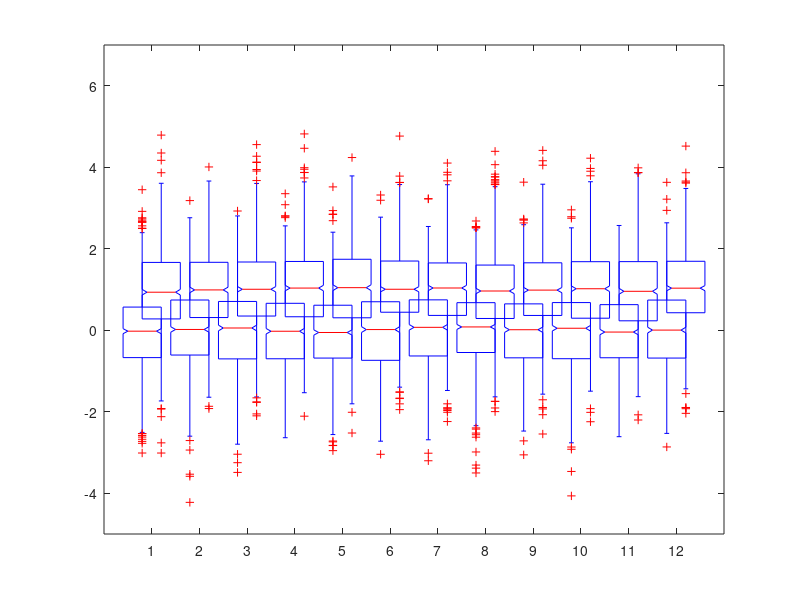

Source code (MATLAB): (Note: this script raises an error after producing the figure.)
%% clear data
clc;
clear;
close all;
%% edge color
data1=randn(1000,12);
data2=randn(1000,12)+1;
color1=[46, 114, 188]/255;
color2=[206, 85, 30]/255;
position_1 = [0.8:1:11.8];  % define position for first boxplots
position_2 = [1.2:1:12.2];  % define position for second boxplots 
box_1 = boxplot(data1,'positions',position_1,'colors',color1,'width',0.2,'notch','on','symbol','+','outliersize',5);
hold on;
box_2 = boxplot(data2,'positions',position_2,'colors',color2,'width',0.2,'notch','on','symbol','+','outliersize',5);
set(gca,'XTick', [1 2 3 4 5 6 7 8 9 10 11 12],'Xlim',[0 13],'Ylim',[-5 7]);
leg = findobj(gca,'Tag','Box'); % add legend
legend([leg(1),leg(13)], ["Feature1", "Feature2"] );
%% save figure
savefig(gcf,'boxplot_position_edgecolor.fig');
print(gcf, '-dpdf', 'boxplot_position_edgecolor.pdf')  % 保存为pdf文件